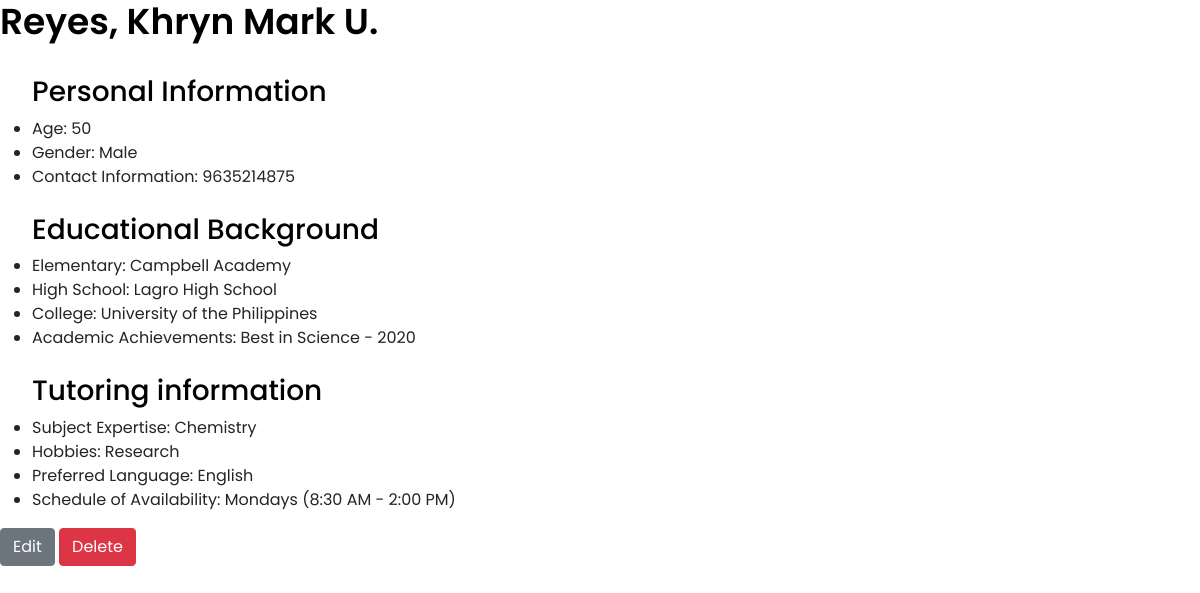
Page /tutorlist/10 on the committed database.
### tables this page shows
CREATE TABLE "tutors" (
	"id"	INTEGER NOT NULL UNIQUE,
	"name"	TEXT NOT NULL,
	"age"	INTEGER,
	"gender"	TEXT,
	"contact"	NUMERIC,
	"elementary"	TEXT,
	"highschool"	TEXT,
	"college"	TEXT,
	"academicachievements"	TEXT,
	"type"	TEXT,
	"subject"	TEXT,
	"hobbies"	TEXT,
	"language"	TEXT,
	"schedule"	TEXT,
	"url"	TEXT,
	PRIMARY KEY("id" AUTOINCREMENT)
);

### app.py (the view)
@app.route ('/tutorlist/<tutor_type>')
def tutorlist(tutor_type):
    tutors = read_tutors_by_type(tutor_type)
    return render_template('tutorlist.html',tutor_type=tutor_type, tutors=tutors)

### app.py (called while the page is built)
@app.route('/tutorlist/<int:tutor_id>')
def tutor(tutor_id):
    tutor = read_tutor_by_id(tutor_id)
    return render_template('tutorprofile.html', tutor=tutor)

### data.py (called while the page is built)
def connect_db(path):
    conn = sqlite3.connect(path)
    conn.row_factory = sqlite3.Row
    return (conn, conn.cursor())

def read_tutor_by_id(tutor_id):
    conn, cur = connect_db(db_path)
    query = 'SELECT * FROM tutors WHERE id=?'
    result = cur.execute(query, (tutor_id,)).fetchone()
    conn.close()
    return result

### templates/tutorprofile.html (shortened to what this page needs)
{% extends 'base.html' %}
{% block content %}
<h1 style="color:black;"> {{ tutor.name }} </h1>
<ul>
    <h3 style="color:black;"> Personal Information</h3>
    <li>Age: {{ tutor.age}}</li>
    <li>Gender: {{ tutor.gender}}</li>
    <li>Contact Information: {{ tutor.contact}} </li> <br>
    <h3 style="color:black;">Educational Background</h3>
    <li>Elementary: {{ tutor.elementary}}</li>
    <li>High School: {{ tutor.highschool}}</li>
    <li>College: {{ tutor.college}}</li>
    <li>Academic Achievements: {{ tutor.academicachievements}}</li> <br>
    <h3 style="color:black;">Tutoring information</h3>
    <li>Subject Expertise: {{ tutor.subject}}</li>
    <li>Hobbies: {{ tutor.hobbies}}</li>
    <li>Preferred Language: {{ tutor.language}}</li>
    <li>Schedule of Availability: {{ tutor.schedule}}</li>
</ul>
<form action="{{ url_for('modify', tutor_type=tutor.type, tutor_id=tutor.id) }}" method="post">
    <input class="btn btn-secondary" type="submit" value="Edit" name="action">
    <input class="btn btn-danger" type="submit" value="Delete" name="action">
</form>
{% endblock %}

### static/css/style.css (style rules this page uses)
* { margin: 0; padding: 0; font-family: 'Poppins', sans-serif; }
h1 { font-size: 36px; font-weight: 600; color:#fff; }
h3 { color:#fff; }

### rows in the picture
tutors: age "50", gender "Male", contact "9635214875", elementary "Campbell Academy", highschool "Lagro High School", college "University of the Philippines", academicachievements "Best in Science - 2020", subject "Chemistry", hobbies "Research", language "English", schedule "Mondays (8:30 AM - 2:00 PM)"
